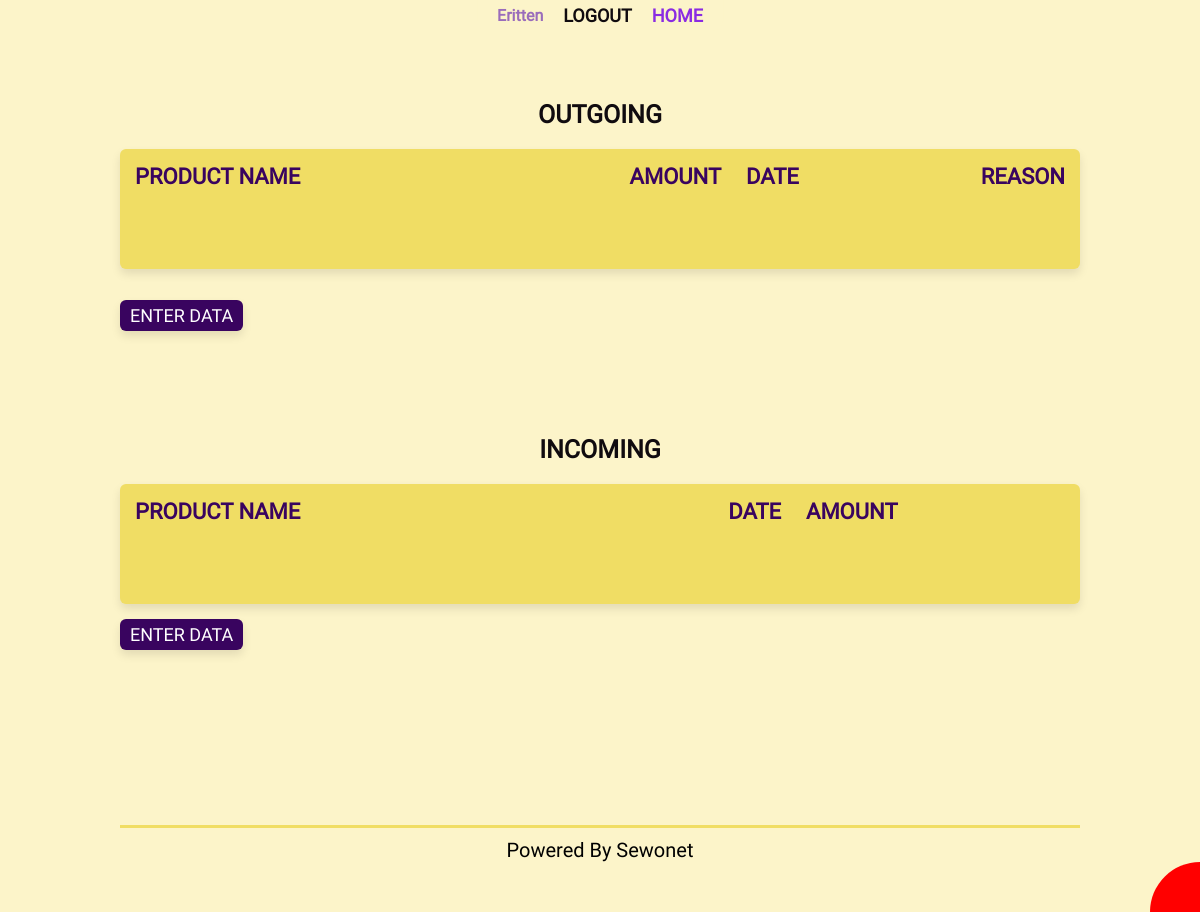
Before: /dashboard/ (signed in) with the older database file.
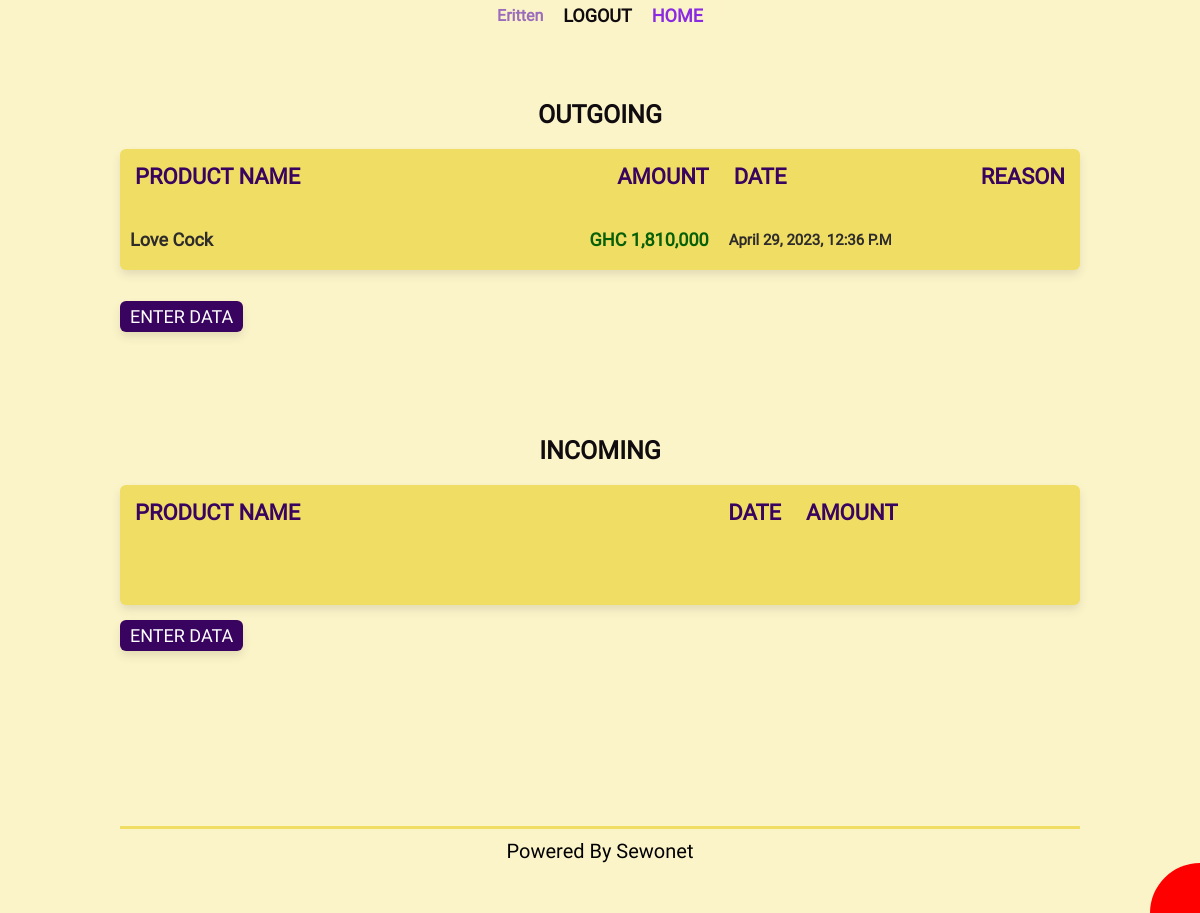
After: the same page with the newer database file.
### revenue/models.py (models this page shows, shortened)
class Outgoing(models.Model):
    product_name = models.CharField(max_length=200)
    money_spent = models.PositiveIntegerField()
    date = models.DateTimeField(default=now)
    reason = models.TextField()

### revenue/views.py (the view)
# urls.py: path("dashboard/", views.dashboard, name="dashboard"),
@login_required
def dashboard(request):
    return render(request, "dashboard/dashboard.html", {"incoming": Incoming.objects.all(), "outgoing": Outgoing.objects.all()})

### revenue/templates/dashboard/dashboard.html (shortened to what this page needs)
{% extends "base_dashboard.html" %}
{% block content %}
<nav class="dash-nav">
    <h4>{{request.user.username}}</h4>
    <a href="{% url 'logout' %}">Logout</a>
    <a href="{% url 'home' %}" style="color: blueviolet;">HOME</a>
</nav>
<main class="main-page">
    <div class="section-wrapper">
        <h1 class="title">Outgoing<h1>
            <div class="table-wrapper">
                <table>
                    <thead>
                        <tr>
                            <td>Product name</td>
                            <td>amount</td>
                            <td>Date</td>
                            <td>Reason</td>
                        </tr>
                    </thead>
                    <tbody>
                        {% for product in outgoing %}
                        <tr>
                            <td>{{product.product_name}}</td>
                            <td class="money">GHC <span class="price">{{product.money_spent}}</span></td>
                            <td>{{product.date}}</td>
                            <td>{{product.reason}}</td>
                        </tr>
                        {% endfor %}
                    </tbody>
                </table>
            </div>
        <div class="btn-box">
            <a href="{% url 'outgoing' %}" class="all-btns">Enter data</a>
        </div>
        <br>
        <br>
        <h1 class="title">Incoming</h1>
        <div class="table-wrapper">
            <table>
                <thead>
                    <tr>
                        <td>Product name</td>
                        <td>date</td>
                        <td>amount</td>
                    </tr>
                </thead>
                <tbody>
                </tbody>
            </table>
        </div>
        <div class="btn-box">
            <a href="{% url 'incoming' %}" class="all-btns">Enter data</a>
        </div>
    </div>
</main>
{% endblock %}

Changed rows visible on the page:
added Outgoing: product_name "Love Cock", money_spent "1,810,000", date "April 29, 2023, 12:36…"
